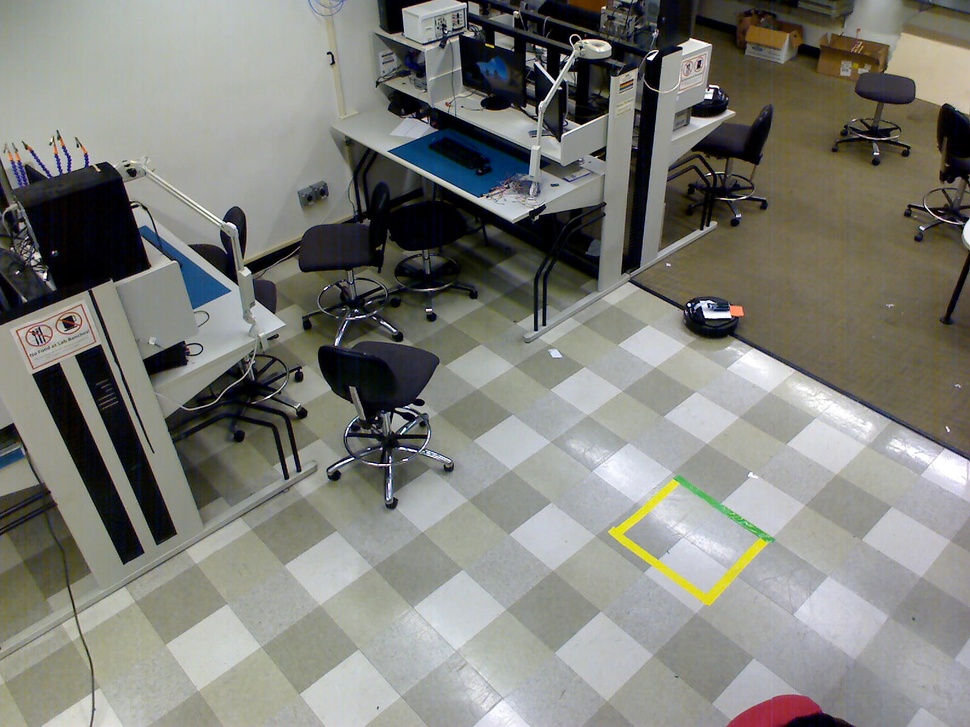
#> input picture computer vision/third_trial_camera/image_samples_4/Image21.jpg, 970 x 727 px, shrunk from 1600 x 1200 before the run
$ python shape3.py
#> lines starting #> are read from the running program, lines starting #| are printed output that depends on the picture; after the words box and inside, x2 and y2 are one past the last pixel; in counts of white or black regions, pixels touching at a corner belong together
import numpy as np
import cv2 as cv
import array
# https://opencv-python-tutroals.readthedocs.io/en/latest/py_tutorials/py_imgproc/py_contours/py_contours_hierarchy/py_contours_hierarchy.html

img = cv.imread('Image21.jpg')
#> img is the input picture: shape (727, 970, 3); mean B, G, R 121, 126.8, 126.8
gray = cv.cvtColor(img, cv.COLOR_BGR2GRAY)
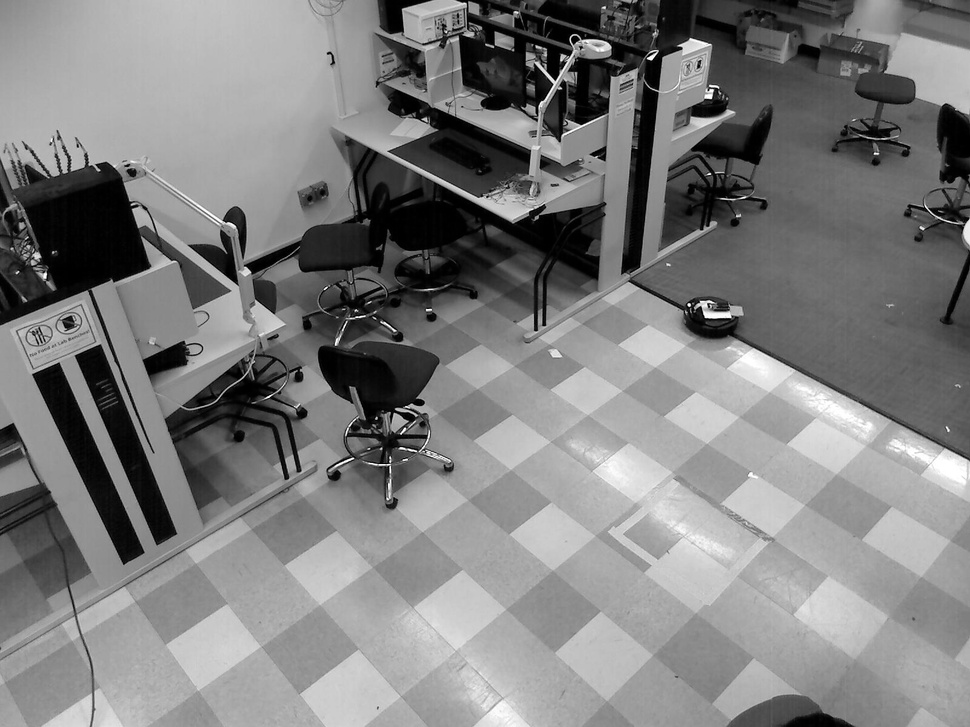
#> gray: shape (727, 970); min 0, max 255, mean 126.1

##
##circles
##
edge = cv.Canny(img,75,100)
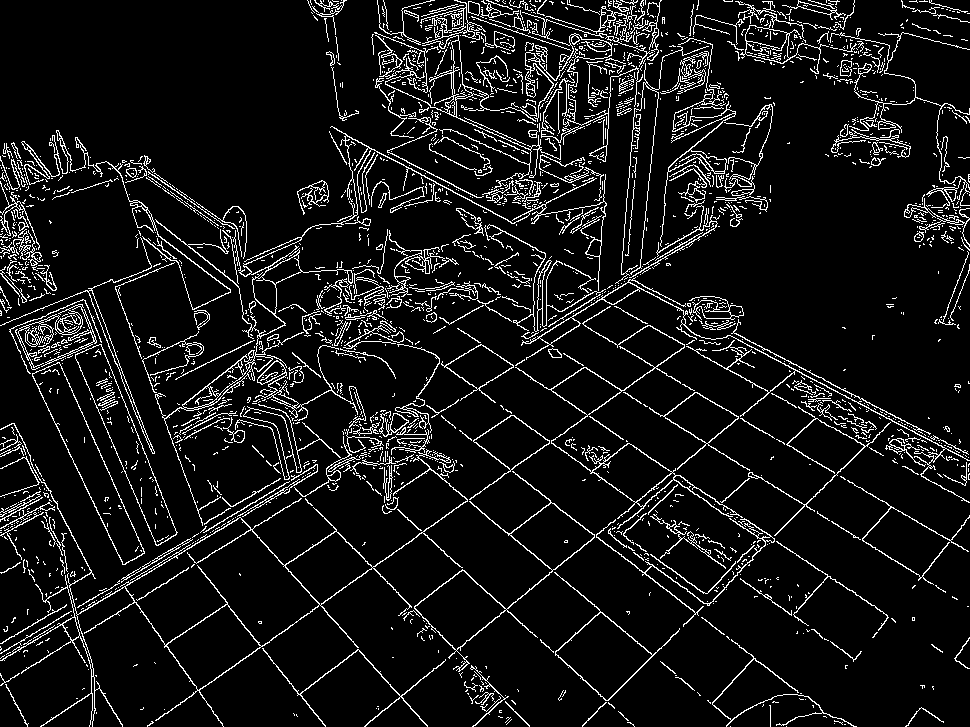
#> edge: shape (727, 970); 8.4% white in thin lines or dots
circles = cv.HoughCircles(gray,cv.HOUGH_GRADIENT,1,50,param1=150,param2=30,minRadius=20,maxRadius=50)
#> circles = [[599.5, 85.5, 43.8], [265.5, 378.5, 21.6], [398.5, 183.5, 23.9]]
circles = np.uint16(np.around(circles))
#> circles = [[600, 86, 44], [266, 378, 22], [398, 184, 24]]

circles_found = [];
for i in circles[0,:]:
   # draw the outer circle
   cv.circle(img,(i[0],i[1]),i[2],(0,255,0),2)
   # draw the center of the circle
   cv.circle(img,(i[0],i[1]),2,(0,0,255),3)
#> this loop made 3 passes
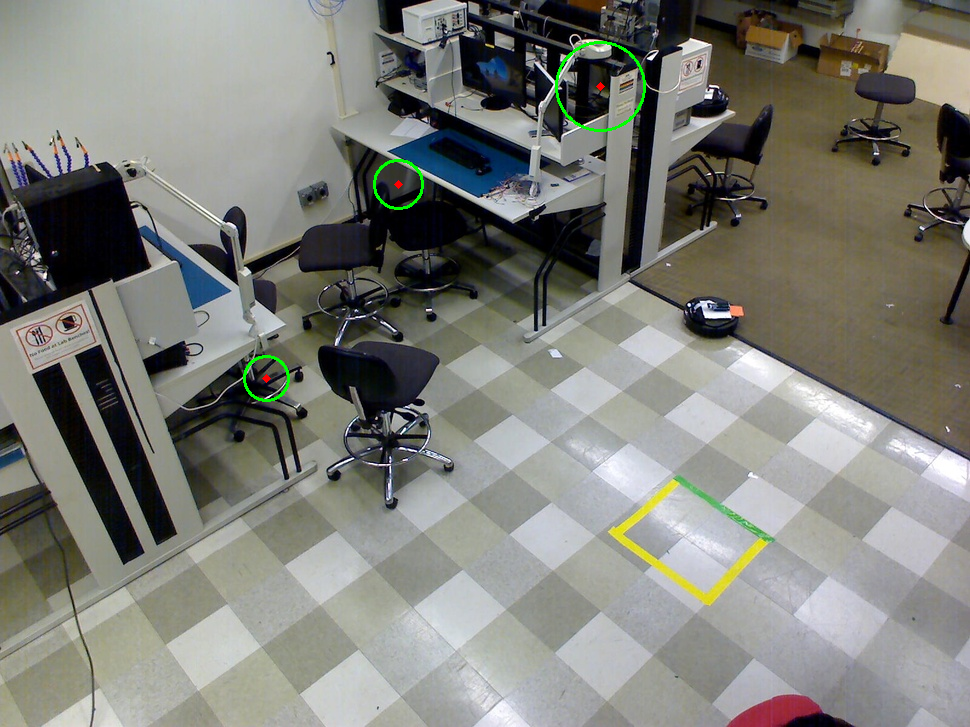
#> img: shape (727, 970, 3); 0.26% of pixels changed, all inside (x1, y1, x2, y2) = (243, 41, 646, 402)

print(circles[0,:])
#| [[600  86  44]
#|  [266 378  22]
#|  [398 184  24]]

# [60 lines of commented-out code are left out]


cv.imwrite('detection_Image21.jpg',img)
